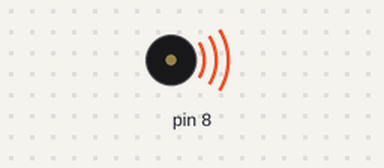
Bench run of a sketch on a simulated Arduino Uno, built with avr-gcc and run on an emulated ATmega328P. Shown: buzzer (waves = sounding).

Above: at 0.1 s.
At 8.1 s:
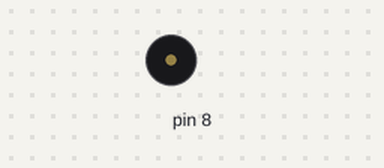
Timing chart, 0 to 9.6 s (numbered marks = the images above):
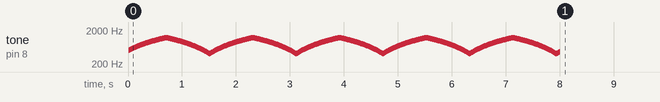

Measured:
- by itself, tone on pin 8: plays 510 Hz for 0.01 s, 520 Hz for 0.01 s, 530 Hz for 0.01 s, 540 Hz for 0.01 s, 550 Hz for 0.01 s, 560 Hz for 0.01 s … (796 notes in this stretch)

The sketch:

ArduinoWebTest.ino
```cpp
#include <SmartSiren.h>

SmartSiren siren(8);

unsigned long startTime;
bool sirenRunning = true;

void setup() {
  siren.fire();          // Start fire siren
  startTime = millis();  // Record start time
}

void loop() {

  if (sirenRunning) {
    siren.update();

    // Stop after 8 seconds
    if (millis() - startTime >= 8000) {
      siren.stop();
      sirenRunning = false;
    }
  }
}
```

SmartSiren.h
```cpp
#ifndef SmartSiren_h
#define SmartSiren_h

#include "Arduino.h"

class SmartSiren
{
  public:
    SmartSiren(uint8_t pin);

    void fire();
    void ambulance();
    void police();
    void stop();
    void update();

  private:
    uint8_t _pin;
    unsigned long _previousMillis;
    int _mode;
    int _toneValue;
    bool _rising;
};

#endif
```
